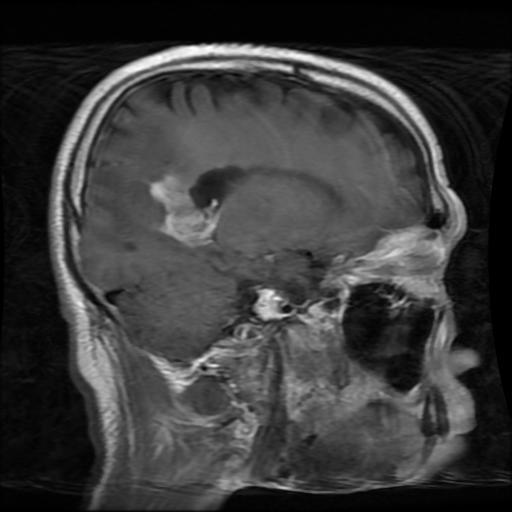
#> input picture dataset/Testing/glioma/Te-gl_101.jpg, 512 x 512 px
$ python -i features.py   (imports and definitions only)   (older library calls are emulated)
#> lines starting #> are read from the running program, lines starting #| are printed output that depends on the picture
#> further down, picture is the input picture: shape (512, 512, 3); min 0, max 255, mean 58.6
"""Same feature pipeline as the notebook — used by the Flask app."""
import cv2
import numpy as np


def preprocess(img_bgr, img_size):
    """BGR (cv2) -> grayscale -> resize -> normalize to [0,1]."""
    if img_bgr.ndim == 3:
        img = cv2.cvtColor(img_bgr, cv2.COLOR_BGR2GRAY)
    else:
        img = img_bgr
    img = cv2.resize(img, (img_size, img_size))
    return img.astype(np.float32) / 255.0


def histo(img):
    img_u8 = (img * 255).astype(np.uint8)
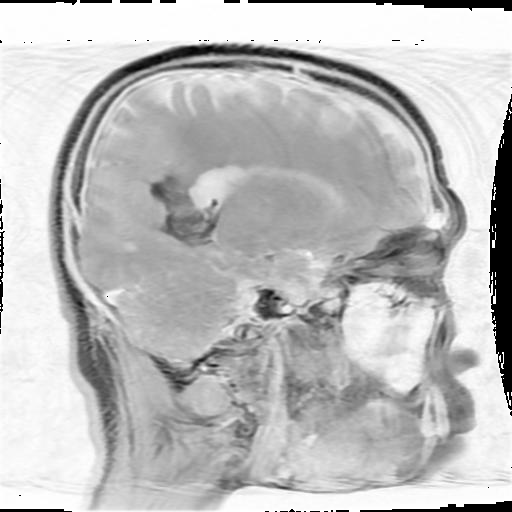
#> img_u8: shape (512, 512, 3); min 0, max 255, mean 189.6
    h, _   = np.histogram(img_u8.ravel(), bins=256, range=(0, 256))
#> h = 256 values, max 45261 at index 254, min 0 at index 3, mean 3072
    return h.astype(np.float64)


def extract_texture(img):
    variance = np.var(img)
#> variance = 2273.5
    energy   = np.sum(img ** 2) / img.size
#> energy = 97.2
    h, _     = np.histogram((img * 255).astype(np.uint8).ravel(),
                            bins=256, range=(0, 256))
    p        = h / (h.sum() + 1e-10)
#> p = 256 values, max 0.0576 at index 254, min 0 at index 3, mean 0.00391
    entropy  = -np.sum(p * np.log2(p + 1e-10))
#> entropy = 7
    contrast = float(np.mean(np.abs(img[:, 1:] - img[:, :-1])))
#> contrast = 90.55
    homogen  = 1.0 / (1.0 + np.std(img))
#> homogen = 0.0205
    return np.array([variance, energy, entropy, contrast, homogen])


def extract_edges(img):
    img_u8 = (img * 255).astype(np.uint8)
    lap    = cv2.Laplacian(img_u8, cv2.CV_64F)
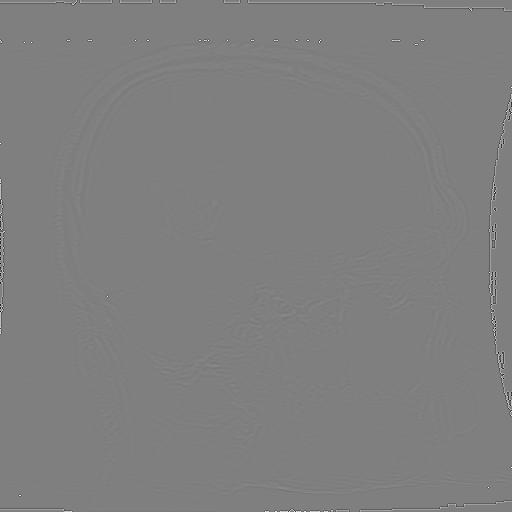
#> lap: shape (512, 512, 3) float64; min -1020, max 1019, mean 0; drawn with min black and max white
    lap_u8 = np.clip(np.abs(lap), 0, 255).astype(np.uint8)
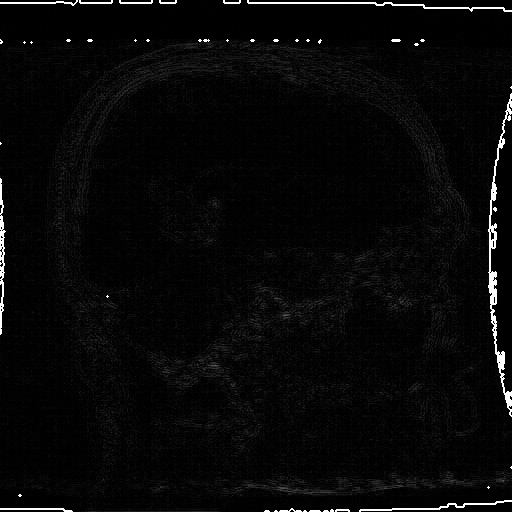
#> lap_u8: shape (512, 512, 3); min 0, max 255, mean 7.9
    h, _   = np.histogram(lap_u8.ravel(), bins=256, range=(0, 256))
#> h = 256 values, max 143169 at index 1, min 0 at index 67, mean 3072
    return h.astype(np.float64)


def extract_features(img):
    return np.concatenate([histo(img), extract_texture(img), extract_edges(img)])

>>> import cv2
>>> picture = cv2.imread('../dataset/Testing/glioma/Te-gl_101.jpg')
>>> result = extract_features(picture)
#> result = 517 values, max 143169 at index 262, min 0 at index 3, mean 3047.1

$ run again, on dataset/Testing/glioma/Te-gl_102.jpg
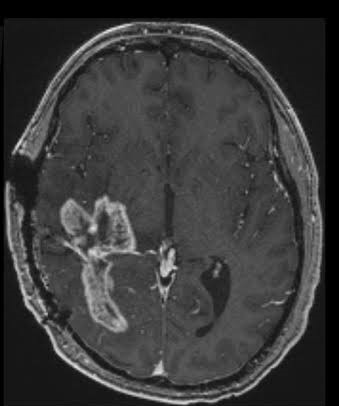
#> input picture dataset/Testing/glioma/Te-gl_102.jpg, 339 x 406 px
#> picture is the input picture: shape (406, 339, 3); min 0, max 232, mean 58.2
#> in histo, `img_u8 = (img * 255).astype(np.uint8)`:
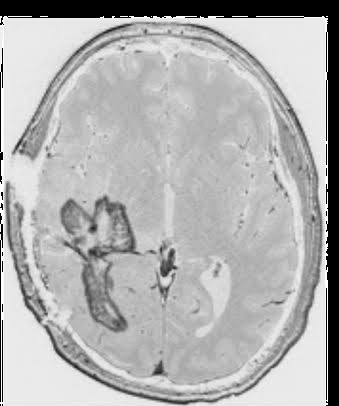
#> img_u8: shape (406, 339, 3); min 0, max 255, mean 177.3
#> in histo, `h, _   = np.histogram(img_u8.ravel(), bins=256, range=(0, 256))`: h = 256 values, max 33000 at index 0, min 0 at index 1, mean 1612.9
#> variance = 1328
#> energy = 100.4
#> p = 256 values, max 0.0799 at index 0, min 0 at index 1, mean 0.00391
#> entropy = 6.38
#> contrast = 89.22
#> homogen = 0.0267
#> in extract_edges, `lap_u8 = np.clip(np.abs(lap), 0, 255).astype(np.uint8)`:
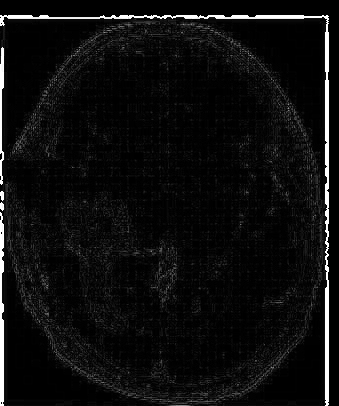
#> lap_u8: shape (406, 339, 3); min 0, max 255, mean 13.6
#> in extract_edges, `h, _   = np.histogram(lap_u8.ravel(), bins=256, range=(0, 256))`: h = 256 values, max 83088 at index 0, min 0 at index 118, mean 1612.9
#> result = 517 values, max 83088 at index 261, min 0 at index 1, mean 1600.2

$ run again, on dataset/Testing/glioma/Te-gl_113.jpg
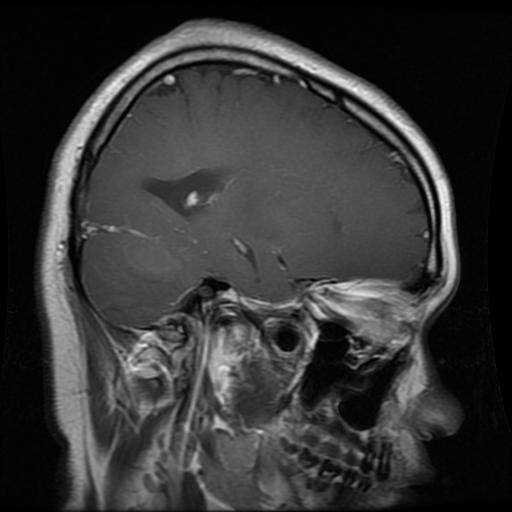
#> input picture dataset/Testing/glioma/Te-gl_113.jpg, 512 x 512 px
#> picture is the input picture: shape (512, 512, 3); min 0, max 252, mean 54
#> in histo, `img_u8 = (img * 255).astype(np.uint8)`:
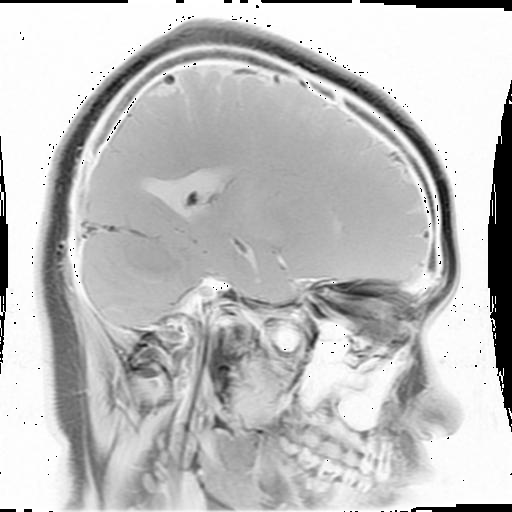
#> img_u8: shape (512, 512, 3); min 0, max 255, mean 192.8
#> in histo, `h, _   = np.histogram(img_u8.ravel(), bins=256, range=(0, 256))`: h = 256 values, max 88212 at index 253, min 0 at index 1, mean 3072
#> variance = 2328.8
#> energy = 79.72
#> p = 256 values, max 0.112 at index 253, min 0 at index 1, mean 0.00391
#> entropy = 6.54
#> contrast = 83.86
#> homogen = 0.0203
#> in extract_edges, `lap_u8 = np.clip(np.abs(lap), 0, 255).astype(np.uint8)`:
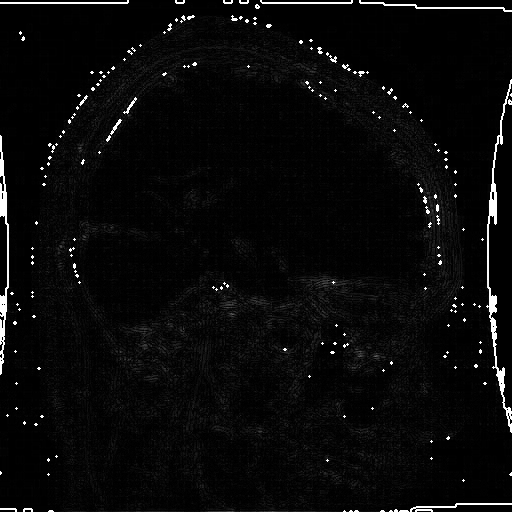
#> lap_u8: shape (512, 512, 3); min 0, max 255, mean 9.2
#> in extract_edges, `h, _   = np.histogram(lap_u8.ravel(), bins=256, range=(0, 256))`: h = 256 values, max 181029 at index 0, min 0 at index 80, mean 3072
#> result = 517 values, max 181029 at index 261, min 0 at index 1, mean 3047.1

$ run again, on dataset/Testing/glioma/Te-gl_123.jpg
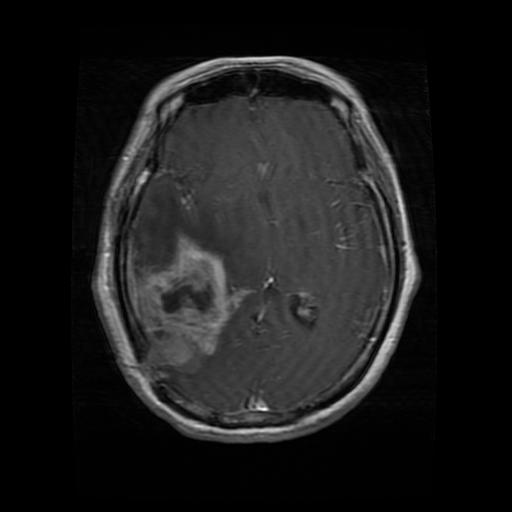
#> input picture dataset/Testing/glioma/Te-gl_123.jpg, 512 x 512 px
#> picture is the input picture: shape (512, 512, 3); min 0, max 255, mean 26.9
#> in histo, `img_u8 = (img * 255).astype(np.uint8)`:
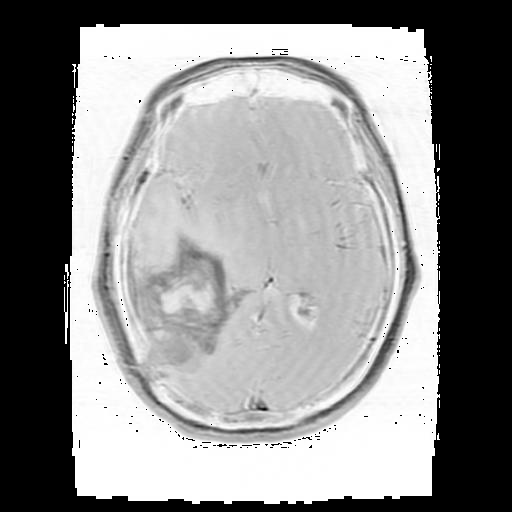
#> img_u8: shape (512, 512, 3); min 0, max 255, mean 140.5
#> in histo, `h, _   = np.histogram(img_u8.ravel(), bins=256, range=(0, 256))`: h = 256 values, max 272271 at index 0, min 0 at index 2, mean 3072
#> variance = 1389.6
#> energy = 46.06
#> p = 256 values, max 0.346 at index 0, min 0 at index 2, mean 0.00391
#> entropy = 4.85
#> contrast = 53.06
#> homogen = 0.0261
#> in extract_edges, `lap_u8 = np.clip(np.abs(lap), 0, 255).astype(np.uint8)`:
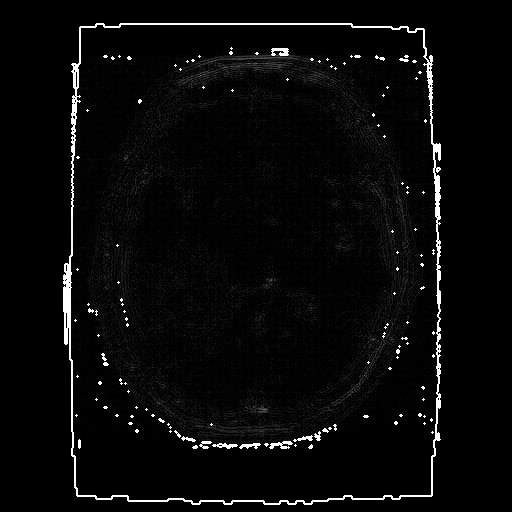
#> lap_u8: shape (512, 512, 3); min 0, max 255, mean 8.8
#> in extract_edges, `h, _   = np.histogram(lap_u8.ravel(), bins=256, range=(0, 256))`: h = 256 values, max 395103 at index 0, min 0 at index 87, mean 3072
#> result = 517 values, max 395103 at index 261, min 0 at index 2, mean 3045.2
